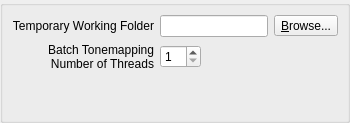
     <widget class="QWidget" name="stackedPagesWidgetPage3_2">
      <layout class="QGridLayout" name="gridLayout_14">
       <property name="leftMargin">
        <number>0</number>
       </property>
       <property name="topMargin">
        <number>0</number>
       </property>
       <property name="rightMargin">
        <number>0</number>
       </property>
       <property name="bottomMargin">
        <number>0</number>
       </property>
       <item row="0" column="0">
        <widget class="QGroupBox" name="tonemappingGroupBox">
         <layout class="QGridLayout" name="gridLayout" columnstretch="0,0,1,0">
          <item row="0" column="0">
           <widget class="QLabel" name="label_11">
            <property name="text">
             <string>Temporary Working Folder</string>
            </property>
            <property name="alignment">
             <set>Qt::AlignRight|Qt::AlignTrailing|Qt::AlignVCenter</set>
            </property>
           </widget>
          </item>
          <item row="1" column="0">
           <widget class="QLabel" name="numThreadsLabel">
            <property name="toolTip">
             <string>Amount of threads to use on multicore/SMP machines</string>
            </property>
            <property name="text">
             <string>Batch Tonemapping Number of Threads</string>
            </property>
            <property name="alignment">
             <set>Qt::AlignRight|Qt::AlignTrailing|Qt::AlignVCenter</set>
            </property>
            <property name="wordWrap">
             <bool>true</bool>
            </property>
           </widget>
          </item>
          <item row="1" column="1">
           <widget class="QSpinBox" name="numThreadspinBox">
            <property name="sizePolicy">
             <sizepolicy hsizetype="Minimum" vsizetype="Fixed">
              <horstretch>0</horstretch>
              <verstretch>0</verstretch>
             </sizepolicy>
            </property>
            <property name="toolTip">
             <string>Amount of threads to use on multicore/SMP machines</string>
            </property>
            <property name="minimum">
             <number>1</number>
            </property>
            <property name="maximum">
             <number>10</number>
            </property>
           </widget>
          </item>
          <item row="2" column="0">
           <spacer name="verticalSpacer">
            <property name="orientation">
             <enum>Qt::Vertical</enum>
            </property>
            <property name="sizeHint" stdset="0">
             <size>
              <width>20</width>
              <height>40</height>
             </size>
            </property>
           </spacer>
          </item>
          <item row="0" column="1" colspan="2">
           <widget class="QLineEdit" name="lineEditTempPath">
            <property name="readOnly">
             <bool>true</bool>
            </property>
           </widget>
          </item>
          <item row="0" column="3">
           <widget class="QToolButton" name="chooseCachePathButton">
            <property name="text">
             <string>&amp;Browse...</string>
            </property>
            <property name="icon">
             <iconset theme="document-open">
              <normaloff>.</normaloff>.</iconset>
            </property>
            <property name="toolButtonStyle">
             <enum>Qt::ToolButtonTextBesideIcon</enum>
            </property>
           </widget>
          </item>
         </layout>
        </widget>
       </item>
      </layout>
     </widget>
